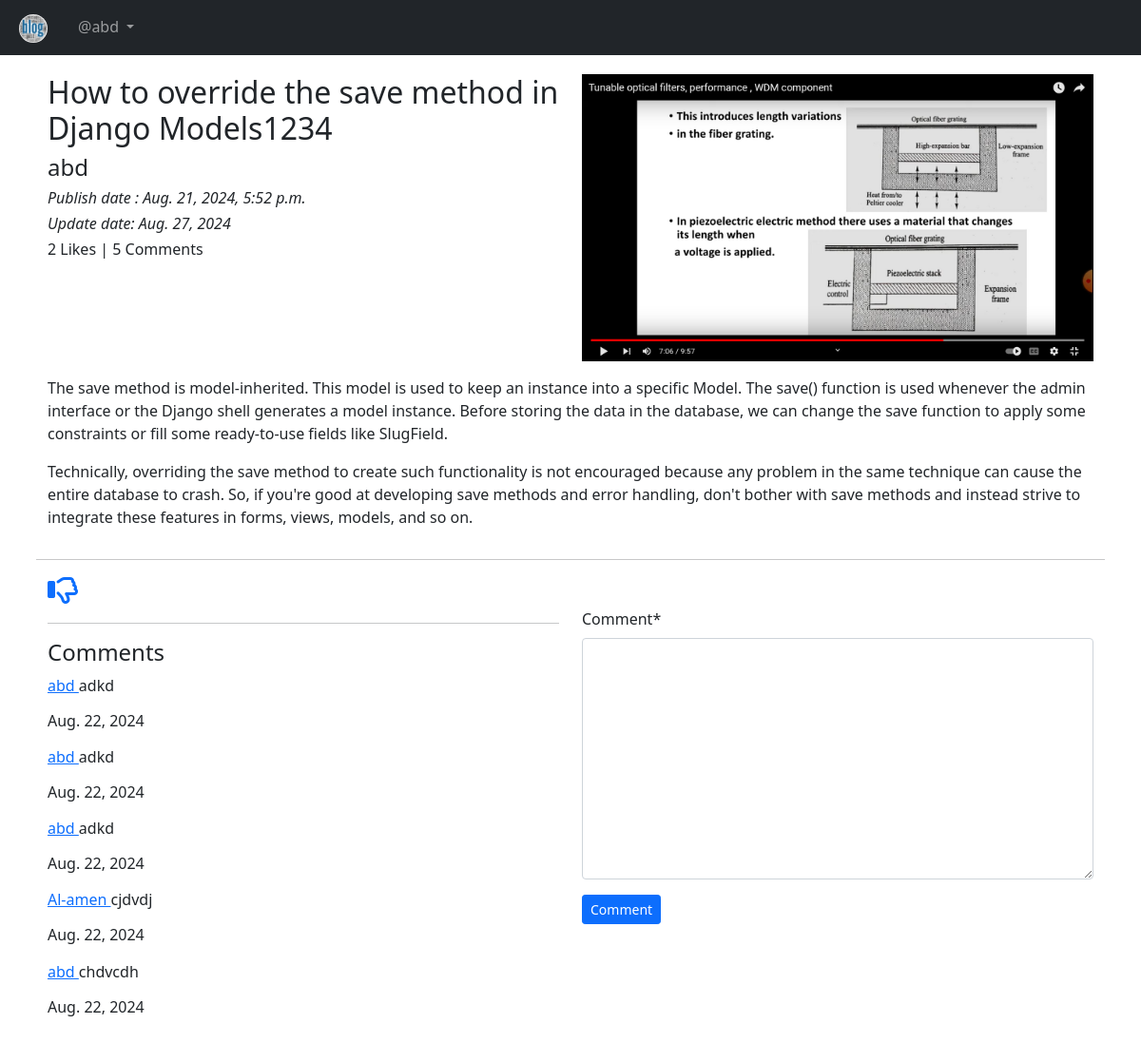
The app's page /blog/details/How-to-override-the-save-method-in-Django-Models-<function uuid4 at 0x000001CD66542480> (signed in) with its own data.
### App_Blog/models.py (models this page shows, shortened)
class Blog(models.Model):
    author = models.ForeignKey(User, on_delete=models.CASCADE, related_name='author_blog')
    blog_title = models.CharField(max_length= 250, verbose_name='Put a title')
    slug = models.SlugField(unique=True)
    blog_content = models.TextField(verbose_name="What is on your mind ?")
    blog_image = models.ImageField(upload_to='blog_images', verbose_name="Image")
    publish_date = models.DateTimeField(auto_now_add=True)
    update_date = models.DateField(auto_now=True)
    class Meta:
        ordering = ['-publish_date']

class Comment(models.Model):
    blog = models.ForeignKey(Blog, on_delete=models.CASCADE, related_name="blog_comment")
    user = models.ForeignKey(User, on_delete=models.CASCADE, related_name="blog_user")
    comment = models.TextField()
    comment_date = models.DateField(auto_now_add=True)
    class Meta:
        ordering = ['-comment_date']

### App_Blog/views.py (the view, shortened to what this page needs)
# urls.py: path('details/<str:slug>', views.blog_details, name='blog_details'),
@login_required
def blog_details(request,slug):
     blog = models.Blog.objects.get(slug=slug)
     comment_form = forms.CommentForm()
     liked = False
     already_liked = models.Likes.objects.filter(blog=blog,user=request.user)
     if already_liked:
         liked = True
     else:
         liked = False
     context={
        'blog': blog,
        'comment_form':comment_form,
        'liked':liked
    }
     return render(request, "App_Blog/blog_details.html", context=context)

### App_Blog/forms.py
class CommentForm(forms.ModelForm):
    class Meta:
        model = models.Comment
        fields = ("comment",)

### templates/App_Blog/blog_details.html (shortened to what this page needs)
{% extends 'base.html' %}
{% load static %}
{% load crispy_forms_tags %}
{% load crispy_forms_tags %}
{% block block_body %}
    <div class="row">
        <div class="col-sm-6">
            <h2>{{ blog.blog_title }}</h2>
            <h4>{{ blog.author }}</h4>
            <i><h6>Publish date : {{ blog.publish_date }}</h6></i>
            <i><h6>Update date: {{ blog.update_date }}</h6></i>
            <h6>{{blog.liked_blog.count}} Likes | {{blog.blog_comment.count}} Comments</h6>
        </div>
        <div class="col-sm-6">
            <img src="/media/{{ blog.blog_image }}" alt="{{ blog.blog_title }}" title="{{ blog.blog_title }}" width="100%">
        </div>
        <p>{{ blog.blog_content | linebreaks }}</p>
        <hr>
    </div>
    {% if not liked %}
        <a href="{% url 'App_Blog:liked_post' pk=blog.pk %}"><i class="fa-sharp fa-regular fa-2x fa-thumbs-up"></i></a>
    {% else %}
       <a href="{% url 'App_Blog:unliked_post' pk=blog.pk %}"><i class="fa-sharp fa-regular fa-2x fa-thumbs-down"></i></a>
    {% endif %}
    <div class="row">
        <div class="col-sm-6">
            <hr>
            <h4>Comments</h4>
            {% for comment in blog.blog_comment.all %}
                <p>
                    <a href="#">
                        {{ comment.user.username }}
                    </a>
                    {{ comment.comment }} <br>
                    <h6>{{ comment.comment_date }}</h6>
                </p>
            {% endfor %}
        </div>
        <div class="col-sm-6">
            <form action="" method="POST">
                {{ comment_form|crispy }}
                <button type="submit" class="btn btn-sm btn-primary">Comment</button>
            </form>
        </div>
    </div>
{% endblock block_body %}

### templates/base.html (shortened to what this page needs)
<!DOCTYPE html>
<html lang="en">
<head>
  <link href="https://cdn.jsdelivr.net/npm/bootstrap@5.0.2/dist/css/bootstrap.min.css" rel="stylesheet">
  <link rel="stylesheet" href="https://cdnjs.cloudflare.com/ajax/libs/font-awesome/6.6.0/css/all.min.css" />
</head>
<body>
  <nav class="navbar navbar-expand-lg navbar-dark bg-dark">
    <div class="container-fluid">
      <div class="collapse navbar-collapse" id="navbarNavDarkDropdown">
        <ul class="navbar-nav">
          <li class="nav-item active">
            <a class="navbar-brand nav-link" href="{% url 'index' %}"><img src="/media/profile_pics/blog.jpg" width="30px" class="rounded-circle" alt="" srcset=""></a>
          </li>
          {% if user.is_authenticated %}
            <li class="nav-item dropdown">
              <a class="nav-link dropdown-toggle" href="#" id="navbarDarkDropdownMenuLink" role="button" data-bs-toggle="dropdown" aria-expanded="false">
                @{{user.username}}
              </a>
            </li>
          {% else %}
            <li><a class="dropdown-item text-white bg-dark nav-link" href="{% url 'App_Login:signup' %}">SignUp</a></li>
            <li><a class="dropdown-item text-white bg-dark nav-link" href="{% url 'App_Login:login' %}">Login</a></li>
          {% endif %}
        </ul>
      </div>
    </div>
  </nav>
  <div class="container" style = "padding:20px">
    {% block block_body %}
    {% endblock block_body %}
</div>
</body>
</html>

### records on screen
Blog: blog_title "How to override the save method in Django Models1234", author "abd", publish_date "Aug. 21, 2024, 5:52 p.m.", update_date "Aug. 27, 2024", liked_blog.count "2", blog_comment.count "5", blog_image (picture), blog_content "The save method is model-inherited. This model is used to keep an instance into a specific Model. The save() function is used whenever the admin interface or the Django shell generates a model instance. Before storing the data in the database, we can change the save function to apply some constraints or fill some ready-to-use fields like SlugField. Technically, overriding the save method to create such functionality is not encouraged because any problem in the same technique can cause the entire database to crash. So, if you're good at developing save methods and error handling, don't bother with save methods and instead strive to integrate these features in forms, views, models, and so on."
Comment: user.username "abd", comment "adkd", comment_date "Aug. 22, 2024"
Comment: user.username "abd", comment "adkd", comment_date "Aug. 22, 2024"
Comment: user.username "abd", comment "adkd", comment_date "Aug. 22, 2024"
Comment: user.username "Al-amen", comment "cjdvdj", comment_date "Aug. 22, 2024"
Comment: user.username "abd", comment "chdvcdh", comment_date "Aug. 22, 2024"

### other values on screen
{{ user.username }} "abd"
